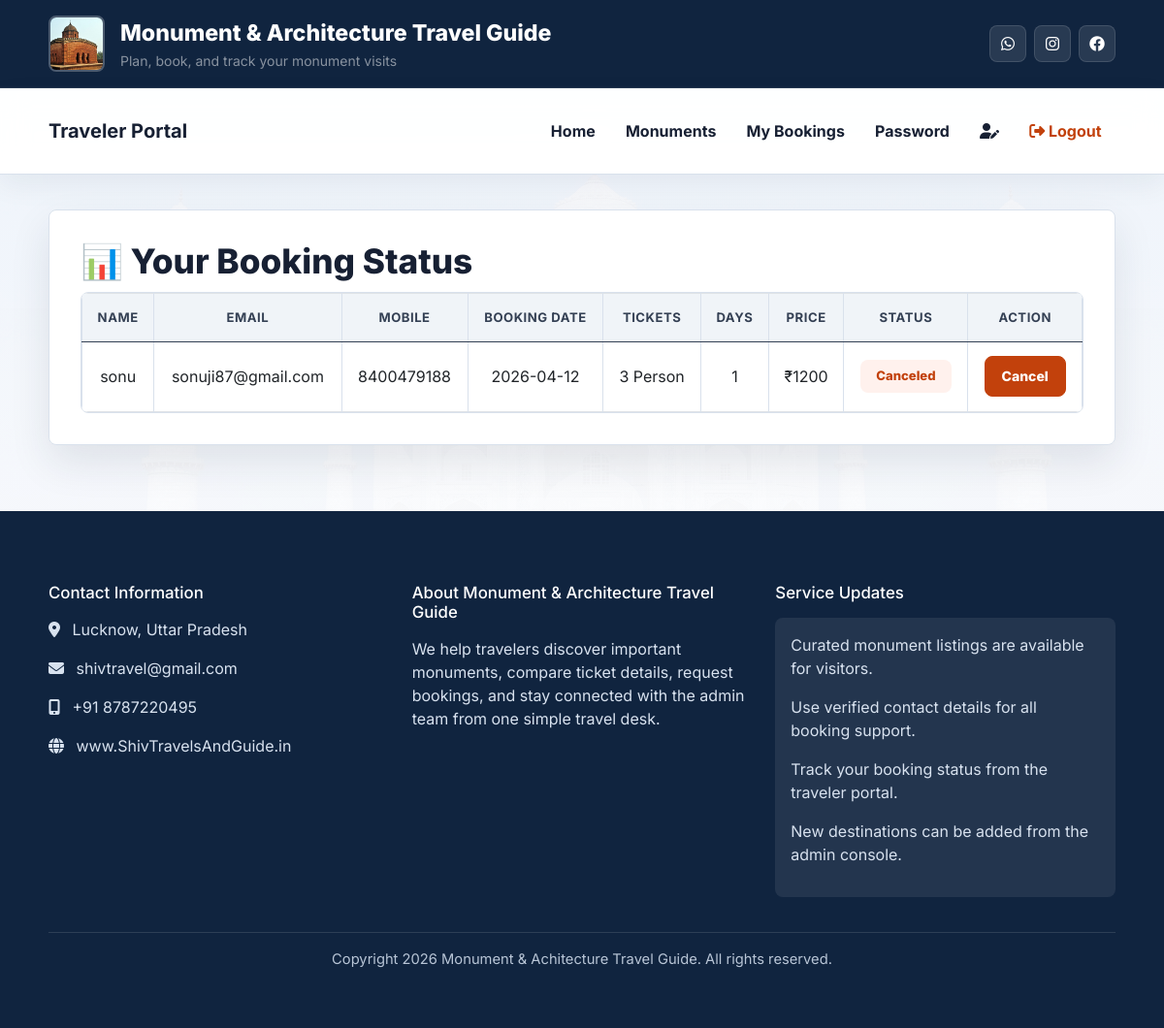
Page /user_booking (signed in) on the committed database.
### room/models.py (models this page shows)
class Booked(models.Model):
    full_name=models.CharField(max_length=20,null=True)
    email=models.CharField(max_length=20,null=True)
    contact=models.CharField(max_length=20,null=True)
    contact2=models.CharField(max_length=20,null=True)
    bookint_date=models.CharField(max_length=20,null=True)
    days=models.CharField(max_length=20,null=True)
    gender=models.CharField(max_length=20,null=True)
    price=models.CharField(max_length=20,null=True)
    dob=models.CharField(max_length=20,null=True)
    status=models.CharField(max_length=20,null=True)

### room/views.py (the view)
# urls.py: path('user_booking',user_booking,name='user_booking'),
def user_booking(request):
    data = Booked.objects.all()
    d={'data':data}
    return render(request,'user_booking.html',d)

### room/templates/user_booking.html (shortened to what this page needs)
{% include 'user_navigation.html' %}
<div class="container">
  <div class="card-box">
    <div class="title">📊 Your Booking Status</div>
    <div class="table-responsive">
      <table class="table table-bordered table-hover align-middle text-center">
        <thead>
          <tr>
            <th>Name</th>
            <th>Email</th>
            <th>Mobile</th>
            <th>Booking Date</th>
            <th>Tickets</th>
            <th>Days</th>
            <th>Price</th>
            <th>Status</th>
            <th>Action</th>
          </tr>
        </thead>
        <tbody>
          {% for i in data %} {% if i.email == user.username %}
          <tr>
            <td>{{i.full_name}}</td>
            <td>{{i.email}}</td>
            <td>{{i.contact}}<br />{{i.contact2}}</td>
            <td>{{i.bookint_date}}</td>
            <td>{{i.gender}} Person</td>
            <td>{{i.days}}</td>
            <td>₹{{i.price}}</td>
            <td>
               {% if i.status == "Canceled" %}
              <span class="status-cancel">Canceled</span>
              {% endif %}
            </td>
            <td>
              <a
                href="{% url 'cancel_booking' i.id %}"
                onclick="return confirm('Are you sure?');"
                class="btn btn-danger btn-sm"
              >
                Cancel
              </a>
            </td>
          </tr>
          {% endif %} {% endfor %}
        </tbody>
      </table>
    </div>
  </div>
</div>
{% include 'footer.html' %}

### room/static/css/theme.css (style rules this page uses)
:root { --ink: #172033; --muted: #667085; --line: #d9e1ec; --soft: #f5f7fb; --panel: #ffffff; --brand: #0f6b6e; --brand-dark: #0b4f52; --accent: #b7791f; --danger: #c2410c; --success: #16803c; --shadow: 0 18px 42px rgba(25, 35, 55, 0.1); }
* { box-sizing: border-box; }
html { scroll-behavior: smooth; }
body { margin: 0; min-height: 100vh; font-family: "Inter", system-ui, -apple-system, BlinkMacSystemFont, "Segoe UI", sans-serif; background: linear-gradient(180deg, rgba(245, 247, 251, 0.96), rgba(255, 255, 255, 0.98)), url("/static/images/tajmahal.jpg") center top / cover fixed; color: var(--ink); font-size: 16px; }
a { color: var(--brand); text-decoration: none; }
.container, .container-fluid { padding-left: 1.25rem; padding-right: 1.25rem; }
.page-shell, .container { padding-top: 2.25rem; padding-bottom: 2.25rem; }
.main-card, .card-box, .login-card, .signup-card, .profile-card, .detail-card, .section-card { max-width: 1120px; margin: 0 auto; padding: clamp(1.25rem, 3vw, 2rem); border-radius: 8px; background: var(--panel); border: 1px solid var(--line); box-shadow: var(--shadow); }
.title, .section-title, .page-title, .place-title { margin: 0 0 0.75rem; color: var(--ink); font-size: clamp(1.45rem, 3vw, 2.2rem); line-height: 1.15; font-weight: 800; }
.btn, .hero-btn, .btn-primary, .btn-submit, .btn-login, .btn-reset, .btn-back, .btn-secondary { min-height: 42px; display: inline-flex; align-items: center; justify-content: center; gap: 0.45rem; border-radius: 8px !important; border: 1px solid transparent; padding: 0.72rem 1.05rem; font-weight: 800; line-height: 1; }
.btn-danger { background: var(--danger) !important; border-color: var(--danger) !important; }
.status-badge, .badge-status, .status-pending, .status-confirm, .status-cancel { display: inline-flex; align-items: center; justify-content: center; min-width: 94px; padding: 0.45rem 0.7rem; border-radius: 8px; font-size: 0.82rem; font-weight: 800; }
.not-available, .status-cancel, .cancel { background: #fff1ed; color: var(--danger); }
.table-responsive { border-radius: 8px; border: 1px solid var(--line); }
.table { margin-bottom: 0; background: #fff; }
.table thead th { background: #f0f4f8; color: #344054; font-size: 0.82rem; text-transform: uppercase; letter-spacing: 0.04em; border-bottom: 1px solid var(--line); }
.table td, .table th { vertical-align: middle; padding: 0.9rem; border-color: var(--line); }

### rows in the picture
Booked: full_name "sonu", email "sonuji87@gmail.com", contact "8400479188", bookint_date "2026-04-12", gender "3", days "1", price "1200", status "Canceled"
